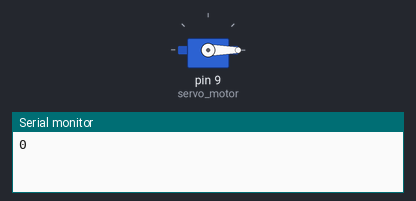
The sketch below on a simulated Arduino Uno, built with avr-gcc and run on an emulated ATmega328P. Shown: servo, the last lines printed to the serial monitor.

Above: at 0.05 s.
At 1.5 s:
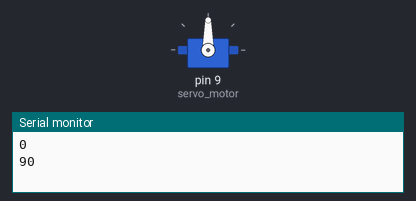
At 3.0 s:
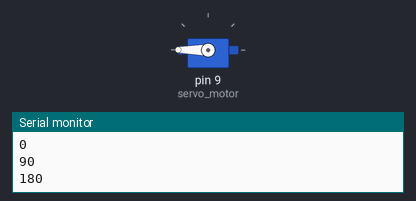
Timing chart, 0 to 6.9 s (numbered marks = the images above):
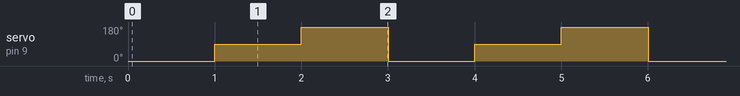

Measured:
- by itself, servo on pin 9 (servo_motor): repeats every 3.0 s: 180° 1.0 s, 0° 1.0 s, 90° 1.0 s

The sketch:

GRADOS_CON_SERVO_EN_SERIAL.ino
```cpp
/*Permite controlar el
servo de forma básica para
posicionar el servo en los
ángulos 0º, 90º y 180º.*/

#include<Servo.h> //libreria del servo

Servo servo_motor; //tipo de variable

void setup() {
  Serial.begin(9600);
  servo_motor.attach(9); //indica el pin
}

void loop() {
  //desplazamiento de 0°
  servo_motor.write(0);
  Serial.println(0);
  delay(1000);

  //desplazamiento de 90°
  servo_motor.write(90);
  Serial.println(90);
  delay(1000);

  //desplazamiento de 180°
  servo_motor.write(180);
  Serial.println(180);
  delay(1000);
}
```
